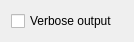
<?xml version="1.0" encoding="UTF-8"?>
<ui version="4.0">
 <class>ConfigBuild</class>
 <widget class="QWidget" name="ConfigBuild">
  <property name="geometry">
   <rect>
    <x>0</x>
    <y>0</y>
    <width>134</width>
    <height>29</height>
   </rect>
  </property>
  <property name="windowTitle">
   <string>Form</string>
  </property>
  <layout class="QVBoxLayout" name="verticalLayout">
   <item>
    <widget class="QCheckBox" name="verboseBox">
     <property name="text">
      <string>Verbose output</string>
     </property>
    </widget>
   </item>
  </layout>
 </widget>
 <resources/>
 <connections/>
</ui>
